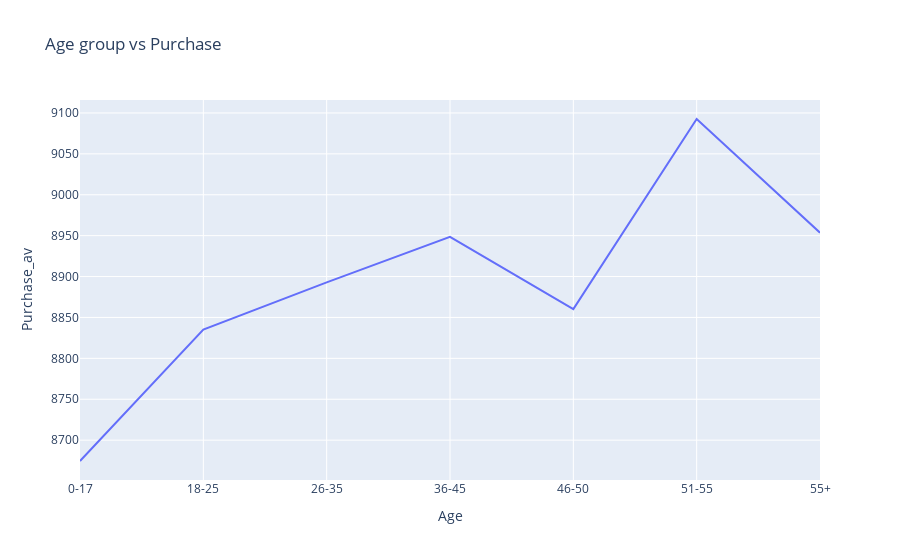

Write notebook code for a chart like this one.
### Code cell
fig = px.line(age_df, x = 'Age', y = 'Purchase_av', title='Age group vs Purchase')
fig.show()

### Figure 1 — Plotly figure (JSON) as saved in the notebook; plotly's stock layout.template omitted (floating-point values rounded to 4 significant figures)
{"data": [{"hovertemplate": "Age=%{x}<br>Purchase_av=%{y}<extra></extra>", "legendgroup": "", "line": {"color": "#636efa", "dash": "solid"}, "marker": {"symbol": "circle"}, "mode": "lines", "name": "", "orientation": "v", "showlegend": false, "type": "scatter", "x": ["0-17", "18-25", "26-35", "36-45", "46-50", "51-55", "55+"], "xaxis": "x", "y": [8675.0, 8835.0, 8893.0, 8949.0, 8860.0, 9093.0, 8954.0], "yaxis": "y"}], "layout": {"legend": {"tracegroupgap": 0}, "title": {"text": "Age group vs Purchase"}, "xaxis": {"anchor": "y", "domain": [0, 1], "title": {"text": "Age"}}, "yaxis": {"anchor": "x", "domain": [0, 1], "title": {"text": "Purchase_av"}}}}
